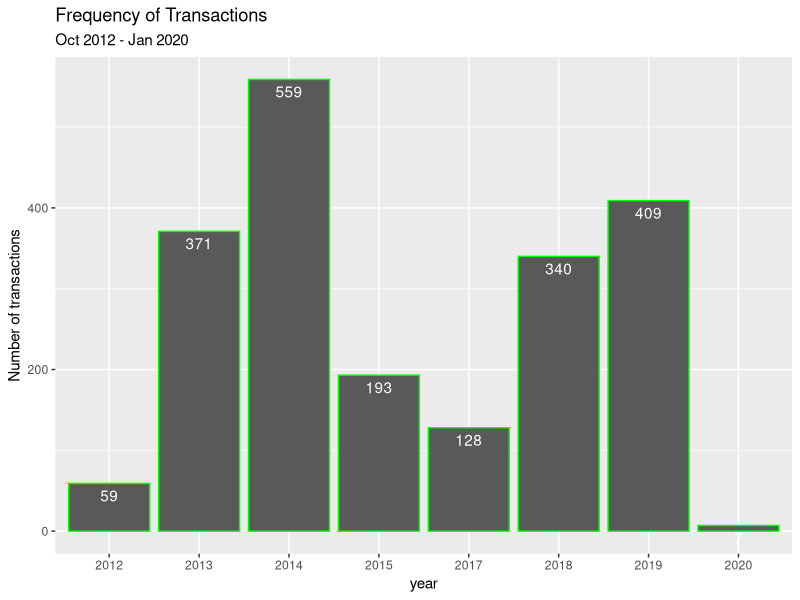
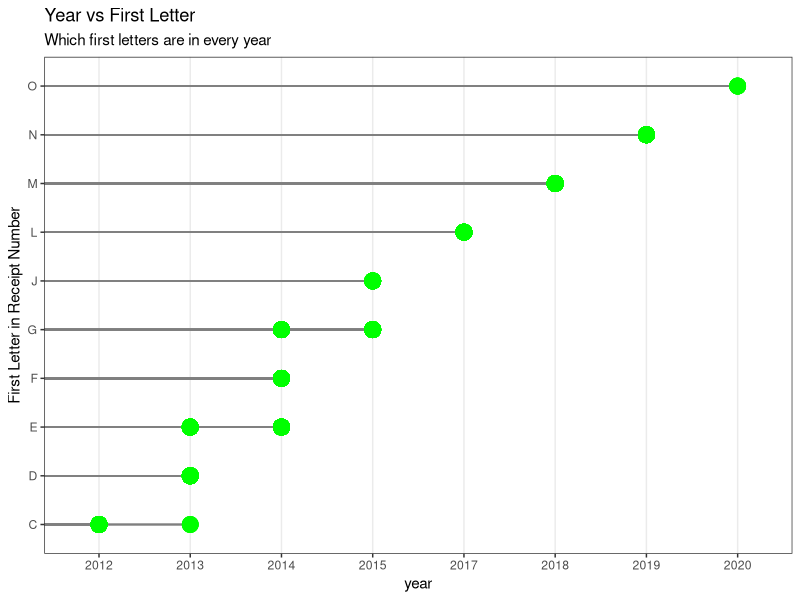

These figures' R source, in order:
## ---- chunk 1
#loading necessary

library("stringr") #String manipulation
library("tidyr") #Tidying data
library("dplyr") #data manipulation 
library("openxlsx") #Reading excel
library("xml2") #Reading xml and manipulating xml docs
library("purrr") #Functional mapping across vectors
library("lubridate") #date manipulation
library("ggplot2") #Grammar of graphics. 
## ---- chunk 2

dt_mpesa <- read.xlsx("mpesa_trans.xlsx")
#dt_mpesa <- read.xlsx("../Rtest/Mpesa/mpesa_trans.xlsx")

#colnames(dt_mpesa)

dt_mpesa <- dt_mpesa %>% 
  select(c("address","date","body","readable_date"))

colnames(dt_mpesa)

## ---- chunk 3
dt_mpesa <- as_tibble(dt_mpesa)
sample_n(dt_mpesa, 5) %>% 
  knitr::kable("html")

## ---- chunk 4
dt_mpesa["receipt_no"] <- dt_mpesa$body %>% str_extract("\\w+")
dt_mpesa["receipt_dig2"] <- dt_mpesa$receipt_no %>% str_extract("[A-Z]{0,2}")
dt_mpesa["act_date"] <- dt_mpesa$body %>% str_extract("[0-9]{1,2}\\/[0-9]{1,2}\\/[0-9]{1,2}")
dt_mpesa["year"] <- dt_mpesa$readable_date %>% str_extract("[0-9][0-9][0-9][0-9]") 

dt_mpesa$act_date <- dt_mpesa$act_date %>% dmy()

dt_mpesa <- dt_mpesa %>% 
  filter(!(receipt_no %in% c("Failed","Transaction","You","Your","To","BRIAN","An")))

dt_mpesa <- dt_mpesa %>% 
  filter(!is.na(month(dt_mpesa$act_date)))


dt_mpesa <- dt_mpesa[nchar(dt_mpesa$receipt_dig2) == 2,]
dt_mpesa["receipt_dig1"] <- substr(dt_mpesa$receipt_dig2,1,1)

sample_n(dt_mpesa, 5) %>% 
  knitr::kable("html")
## ---- chunk 5
count(dt_mpesa, year) %>% 
  knitr::kable("markdown")

ggplot(dt_mpesa, aes(x = year)) +  
  geom_bar(colour = "green") +
    geom_text(aes(label = ..count..), stat = "count",
            vjust = 1.5, colour = "white") + 
  ylab("Number of transactions") + 
  ggtitle("Frequency of Transactions", "Oct 2012 - Jan 2020")

## ---- chunk 6
dt_mpesa %>% 
  group_by(year) %>% 
  count(first_letter = receipt_dig1) %>% 
  knitr::kable("markdown")
  
dt_mpesa <- dt_mpesa %>% ungroup()

ggplot(dt_mpesa, aes(x = year, y = receipt_dig1)) +
  geom_segment(aes(yend = receipt_dig1), xend = 0, colour = "grey50") + 
  geom_point(colour = "green", size = 5) + 
  theme_bw() + 
  theme(
    panel.grid.major.y = element_blank()
  ) + 
  ylab("First Letter in Receipt Number") + 
  ggtitle("Year vs First Letter","Which first letters are in every year")


## ---- chunk 7
dt_mpesa %>% 
  group_by(year,month = month(act_date)) %>% 
  count(two_digit = receipt_dig2) %>% 
  as_tibble() %>% 
  sample_n(5) %>% 
  knitr::kable("markdown")

dt_mpesa <- dt_mpesa %>% ungroup()
